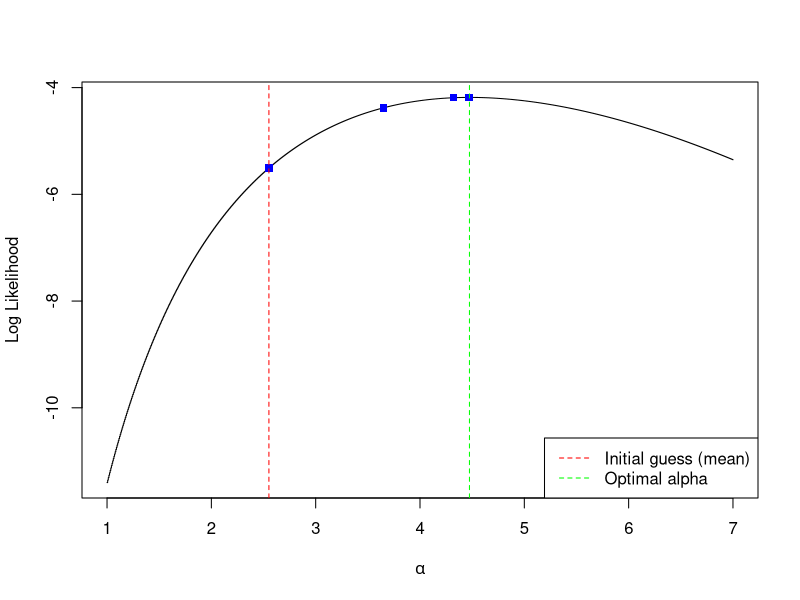
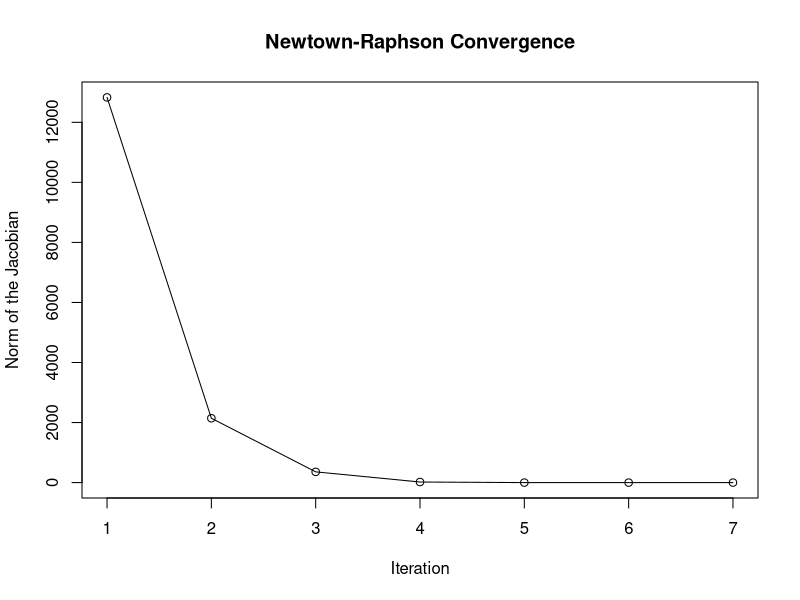

These charts were generated, in order, by the following R code:
# 1.(b) **R functions for first and second derivatives of the log-likelihood.**
f.prime <- function(data, x.m, alpha) {
  length(data) / alpha + length(data) * log(x.m) - sum(log(data))
}
f.double.prime <- function(data, x.m, alpha) {
  -length(data) / (alpha ^ 2)
}


# 1.(d) **Newton-Raphson on the given data.**
newton.raph <- function(data, x.m, tol=1e-5) {
  guess <- mean(data)
  guesses <- c(guess)
  first.d <- f.prime(data,  x.m, guess)
  while(abs(first.d) > tol) {
    first.d <- f.prime(data, x.m, guess)
    second.d <- f.double.prime(data, x.m, guess)
    guess <- guess - first.d / second.d
    guesses <- append(guesses, guess)  # Append the guess
  }
  return(guesses)
}

# 1.(e) **For $x_m = 2$, find the optimum value.**
X <- c(2.111398, 2.354323, 2.339421, 2.160081, 3.362930, 2.182222, 2.096592,
       2.699267, 3.789588, 2.421125)
alpha.guesses <- newton.raph(X, x.m=2)
sprintf("Optimal alpha: %f", tail(alpha.guesses, 1))

# 1.(f) **Plot the log-likelihood function and the values from Newton-Raphson.**
pareto.ll <- function(data, alpha, x.m) {
  logsum <- sum(log(data))
  n <- length(data)
  return(n * log(alpha) + n * alpha * log(x.m) - (alpha + 1) * logsum)
}
alphas <- seq(1, 7, length.out=1000)
plot(alphas, pareto.ll(X, alphas, x.m=2), type="s",
     xlab=expression(alpha), ylab="Log Likelihood")
lines(alpha.guesses, pareto.ll(X, alpha.guesses, x.m=2), type="p",
      col="blue", pch=15,cex=1)
abline(v=mean(X), col="red", lty=2)
abline(v=tail(alpha.guesses, 1), col="green", lty=2)
legend("bottomright", lty=2, col=c("red", "green"),
       legend=c("Initial guess (mean)", "Optimal alpha"))


# 2.(a) **Load data, add intercept to $X$ and encode the target variable.**
require("mlbench")
data("PimaIndiansDiabetes")
df <- PimaIndiansDiabetes
y <- as.integer(df$diabetes == "pos")
X <- df[, !(names(df) %in% c("diabetes"))]
X <- as.matrix(cbind(X.intercept = 1, X))

# 2.(b) **Define a function `beta.new` to perform NR on the dataset.**
beta.new <- function(X, y, tol=1e-10) {
    
  p <- ncol(X)
  beta <- matrix(0, nrow=p, ncol=1)
  
  n.iter <- 0
  jac.norm <- 10000  # Some arbitrary high value
  jac.norms <- c()
  
  while (jac.norm > tol) {
    n.iter <- n.iter + 1
    jacobian <- colSums(X * as.numeric(y - 1 / (1 + exp(-X %*% beta))))
    jac.norm <- norm(as.matrix(jacobian), type="F")
    jac.norms <- append(jac.norms, jac.norm)
    
    w.diag <- as.numeric(exp(X %*% beta) / (1 + exp(X %*% beta)) ^ 2)
    W <- diag(w.diag)
    hessian <- -t(X) %*% W %*% X
    
    beta <- beta - solve(hessian) %*% jacobian
  }
  return(list(beta=beta, n.iter=n.iter, norms=jac.norms))
}
nr.result <- beta.new(X, y)

# 2.(c) **Number of iterations needed for NR to converge.**
print(nr.result$n.iter)

# 2.(d) **What is the probability that the woman has diabetes?**
sample <- c(1, 4, 155, 40, 15, 55, 39.1, 0.506, 41)
p.diabetes <- 1 / (1 + exp(-sample %*% nr.result$beta ))
print(p.diabetes)

# 2.(e). **Plot norm of the gradient wrt the number of iterations.**
plot(nr.result$norms, type="o", main="Newtown-Raphson Convergence",
 ylab="Norm of the Jacobian", xlab="Iteration")
